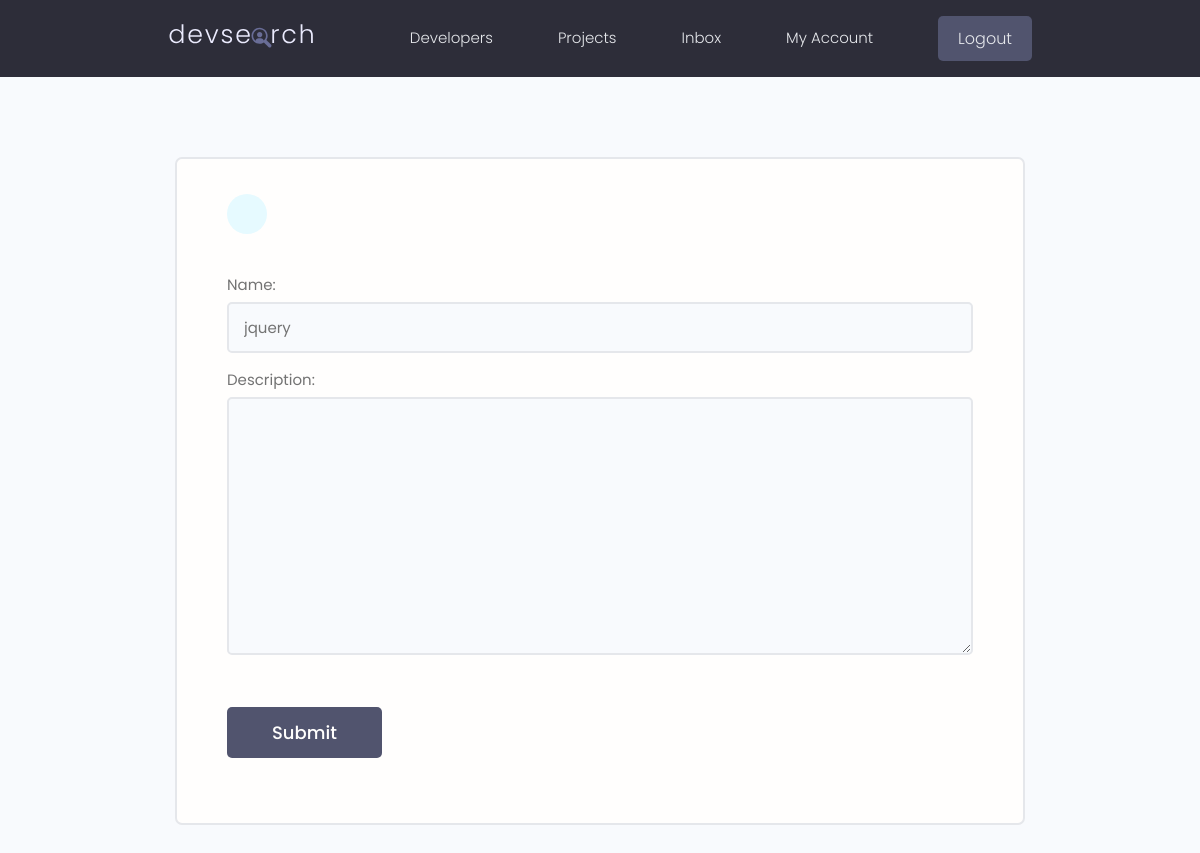
/update-skill/15/ (signed in), run on an earlier commit of the app's database.
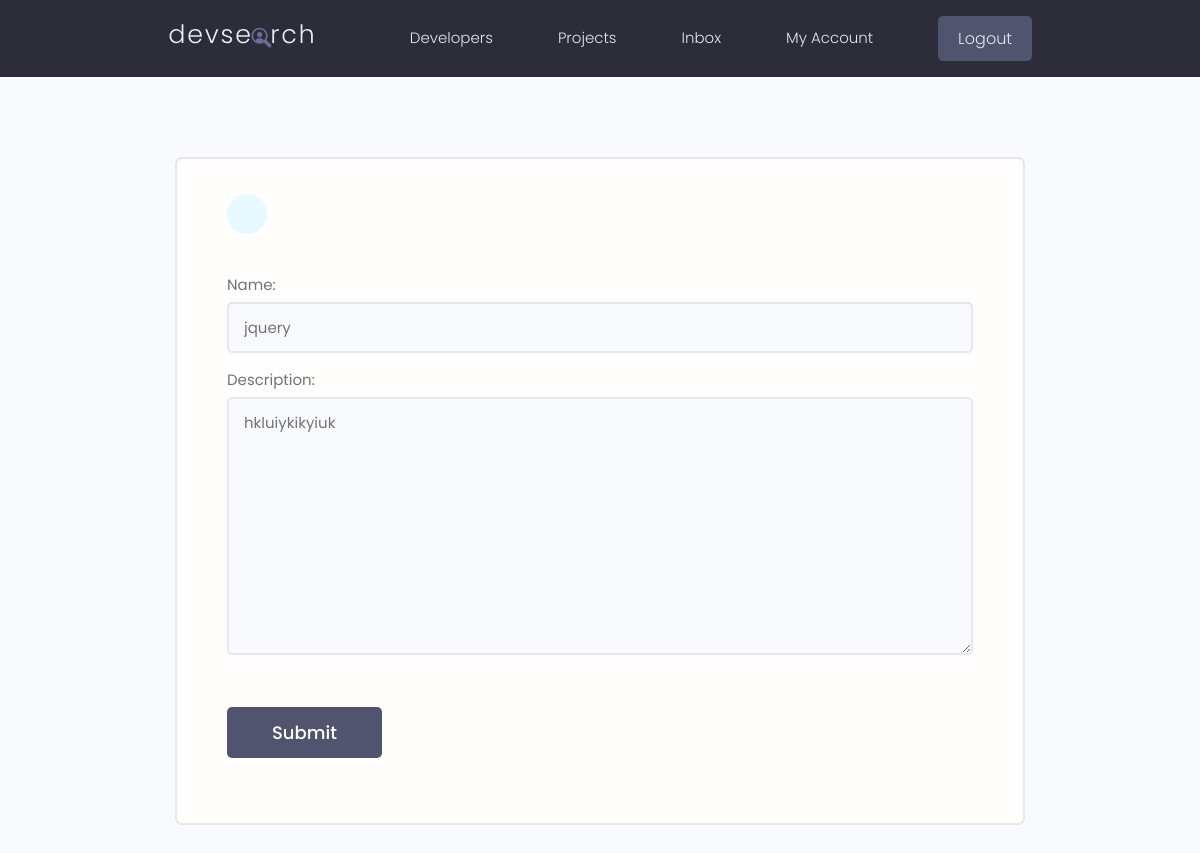
And on a later commit of the database.
### users/models.py (models this page shows, shortened)
class Skill(models.Model):
    owner = models.ForeignKey(Profile, on_delete=models.CASCADE)
    name = models.CharField(max_length=200, blank=True, null=True)
    description = models.TextField(null=True, blank=True)

### users/views.py (the view)
# urls.py: path('update-skill/<str:pk>/', views.update_skill, name='update-skill'),
@login_required(login_url='login')
def update_skill(request, pk):
    profile = request.user.profile
    skill = profile.skill_set.get(id=pk)
    form = SkillForm(instance=skill)
    if request.method == 'POST':
        form = SkillForm(request.POST, instance=skill)
        if form.is_valid():
            form.save()
            return redirect('my-account')
    context = {
        'form' : form,
    }
    return render(request, 'users/skill_form.html', context)

### users/forms.py
class SkillForm(ModelForm):
    class Meta:
        model = Skill
        fields = '__all__'
        exclude = ['owner', ]
    def __init__(self, *args, **kwargs):
        super(SkillForm, self).__init__(*args, **kwargs)
        for name, field in self.fields.items():
            field.widget.attrs.update({'class' : 'input'})

### users/templates/users/skill_form.html (shortened to what this page needs)
{% extends 'main.html' %}
{% block content %}
     <main class="formPage my-xl">
        <div class="content-box">
            <div class="formWrapper">
                <a class="backButton" href="{% url 'my-account' %}"></a>
                <br>
                <form class="form" action="" method="POST">
                   {% for field in form %}
                        <div class="form__field">
                            <label for="formInput#text">{{ field.label }}: </label>
                            {{ field }}
                        </div>
                   {% endfor %}
                    <input class="btn btn--sub btn--lg  my-md" type="submit" value="Submit" />
                </form>
            </div>
        </div>
    </main>
{% endblock %}

What changed in the data, as far as the page shows it:
changed Skill "jquery": description (not shown) → "hkluiykikyiuk"
